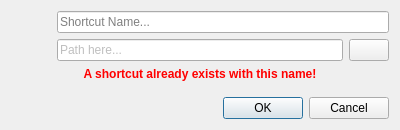
<?xml version="1.0" encoding="UTF-8"?>
<ui version="4.0">
 <class>NeroShortcutWizard</class>
 <widget class="QDialog" name="NeroShortcutWizard">
  <property name="geometry">
   <rect>
    <x>0</x>
    <y>0</y>
    <width>400</width>
    <height>130</height>
   </rect>
  </property>
  <property name="sizePolicy">
   <sizepolicy hsizetype="Preferred" vsizetype="Fixed">
    <horstretch>0</horstretch>
    <verstretch>0</verstretch>
   </sizepolicy>
  </property>
  <property name="windowTitle">
   <string>Add New Shortcut</string>
  </property>
  <layout class="QVBoxLayout" name="verticalLayout" stretch="0,0,1,0">
   <item>
    <layout class="QGridLayout" name="gridLayout">
     <item row="1" column="3">
      <widget class="QPushButton" name="selectBox">
       <property name="sizePolicy">
        <sizepolicy hsizetype="Fixed" vsizetype="Fixed">
         <horstretch>0</horstretch>
         <verstretch>0</verstretch>
        </sizepolicy>
       </property>
       <property name="toolTip">
        <string>Select a different executable for this shortcut.</string>
       </property>
       <property name="text">
        <string/>
       </property>
       <property name="icon">
        <iconset theme="document-open"/>
       </property>
      </widget>
     </item>
     <item row="0" column="2" colspan="2">
      <widget class="QLineEdit" name="shortcutName">
       <property name="placeholderText">
        <string>Shortcut Name...</string>
       </property>
      </widget>
     </item>
     <item row="1" column="2">
      <widget class="QLineEdit" name="appPath">
       <property name="enabled">
        <bool>true</bool>
       </property>
       <property name="styleSheet">
        <string notr="true">color: gray</string>
       </property>
       <property name="readOnly">
        <bool>true</bool>
       </property>
       <property name="placeholderText">
        <string>Path here...</string>
       </property>
      </widget>
     </item>
     <item row="0" column="0" rowspan="2" colspan="2">
      <widget class="QPushButton" name="appIcon">
       <property name="toolTip">
        <string>Select a new icon to use for this shortcut.</string>
       </property>
       <property name="text">
        <string/>
       </property>
       <property name="icon">
        <iconset theme="application-x-executable"/>
       </property>
       <property name="iconSize">
        <size>
         <width>48</width>
         <height>48</height>
        </size>
       </property>
       <property name="flat">
        <bool>true</bool>
       </property>
      </widget>
     </item>
    </layout>
   </item>
   <item>
    <widget class="QLabel" name="nameMatchWarning">
     <property name="font">
      <font>
       <pointsize>9</pointsize>
       <bold>true</bold>
      </font>
     </property>
     <property name="styleSheet">
      <string notr="true">color: red</string>
     </property>
     <property name="text">
      <string>A shortcut already exists with this name!</string>
     </property>
     <property name="alignment">
      <set>Qt::AlignmentFlag::AlignCenter</set>
     </property>
    </widget>
   </item>
   <item>
    <spacer name="verticalSpacer">
     <property name="orientation">
      <enum>Qt::Orientation::Vertical</enum>
     </property>
     <property name="sizeHint" stdset="0">
      <size>
       <width>20</width>
       <height>0</height>
      </size>
     </property>
    </spacer>
   </item>
   <item>
    <widget class="QDialogButtonBox" name="buttonBox">
     <property name="orientation">
      <enum>Qt::Orientation::Horizontal</enum>
     </property>
     <property name="standardButtons">
      <set>QDialogButtonBox::StandardButton::Cancel|QDialogButtonBox::StandardButton::Ok</set>
     </property>
    </widget>
   </item>
  </layout>
 </widget>
 <tabstops>
  <tabstop>shortcutName</tabstop>
  <tabstop>appPath</tabstop>
  <tabstop>selectBox</tabstop>
  <tabstop>appIcon</tabstop>
 </tabstops>
 <resources/>
 <connections>
  <connection>
   <sender>buttonBox</sender>
   <signal>accepted()</signal>
   <receiver>NeroShortcutWizard</receiver>
   <slot>accept()</slot>
   <hints>
    <hint type="sourcelabel">
     <x>248</x>
     <y>254</y>
    </hint>
    <hint type="destinationlabel">
     <x>157</x>
     <y>274</y>
    </hint>
   </hints>
  </connection>
  <connection>
   <sender>buttonBox</sender>
   <signal>rejected()</signal>
   <receiver>NeroShortcutWizard</receiver>
   <slot>reject()</slot>
   <hints>
    <hint type="sourcelabel">
     <x>316</x>
     <y>260</y>
    </hint>
    <hint type="destinationlabel">
     <x>286</x>
     <y>274</y>
    </hint>
   </hints>
  </connection>
 </connections>
</ui>
